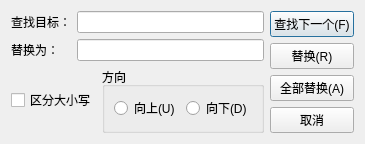
<?xml version="1.0" encoding="UTF-8"?>
<ui version="4.0">
 <class>ReplaceDialog</class>
 <widget class="QDialog" name="ReplaceDialog">
  <property name="geometry">
   <rect>
    <x>0</x>
    <y>0</y>
    <width>353</width>
    <height>136</height>
   </rect>
  </property>
  <property name="windowTitle">
   <string>替换</string>
  </property>
  <layout class="QHBoxLayout" name="horizontalLayout_6">
   <item>
    <layout class="QHBoxLayout" name="horizontalLayout_5">
     <item>
      <layout class="QVBoxLayout" name="verticalLayout_3">
       <item>
        <layout class="QVBoxLayout" name="verticalLayout_2">
         <item>
          <layout class="QHBoxLayout" name="horizontalLayout">
           <item>
            <widget class="QLabel" name="label">
             <property name="minimumSize">
              <size>
               <width>60</width>
               <height>0</height>
              </size>
             </property>
             <property name="text">
              <string>查找目标：</string>
             </property>
            </widget>
           </item>
           <item>
            <widget class="QLineEdit" name="searchText"/>
           </item>
          </layout>
         </item>
         <item>
          <layout class="QHBoxLayout" name="horizontalLayout_2">
           <item>
            <widget class="QLabel" name="label_2">
             <property name="minimumSize">
              <size>
               <width>60</width>
               <height>0</height>
              </size>
             </property>
             <property name="text">
              <string>替换为：</string>
             </property>
            </widget>
           </item>
           <item>
            <widget class="QLineEdit" name="targetText"/>
           </item>
          </layout>
         </item>
        </layout>
       </item>
       <item>
        <layout class="QHBoxLayout" name="horizontalLayout_4">
         <item>
          <widget class="QCheckBox" name="cbCaseSensitive">
           <property name="text">
            <string>区分大小写</string>
           </property>
          </widget>
         </item>
         <item>
          <widget class="QGroupBox" name="groupBox">
           <property name="title">
            <string>方向</string>
           </property>
           <layout class="QHBoxLayout" name="horizontalLayout_3">
            <item>
             <widget class="QRadioButton" name="rbUp">
              <property name="text">
               <string>向上(U)</string>
              </property>
             </widget>
            </item>
            <item>
             <widget class="QRadioButton" name="rbDown">
              <property name="text">
               <string>向下(D)</string>
              </property>
             </widget>
            </item>
           </layout>
          </widget>
         </item>
        </layout>
       </item>
      </layout>
     </item>
     <item>
      <layout class="QVBoxLayout" name="verticalLayout">
       <item>
        <widget class="QPushButton" name="btFindNext">
         <property name="text">
          <string>查找下一个(F)</string>
         </property>
        </widget>
       </item>
       <item>
        <widget class="QPushButton" name="btReplace">
         <property name="text">
          <string>替换(R)</string>
         </property>
        </widget>
       </item>
       <item>
        <widget class="QPushButton" name="btReplaceAll">
         <property name="text">
          <string>全部替换(A)</string>
         </property>
        </widget>
       </item>
       <item>
        <widget class="QPushButton" name="btCancel">
         <property name="text">
          <string>取消</string>
         </property>
        </widget>
       </item>
      </layout>
     </item>
    </layout>
   </item>
  </layout>
 </widget>
 <resources/>
 <connections/>
</ui>
